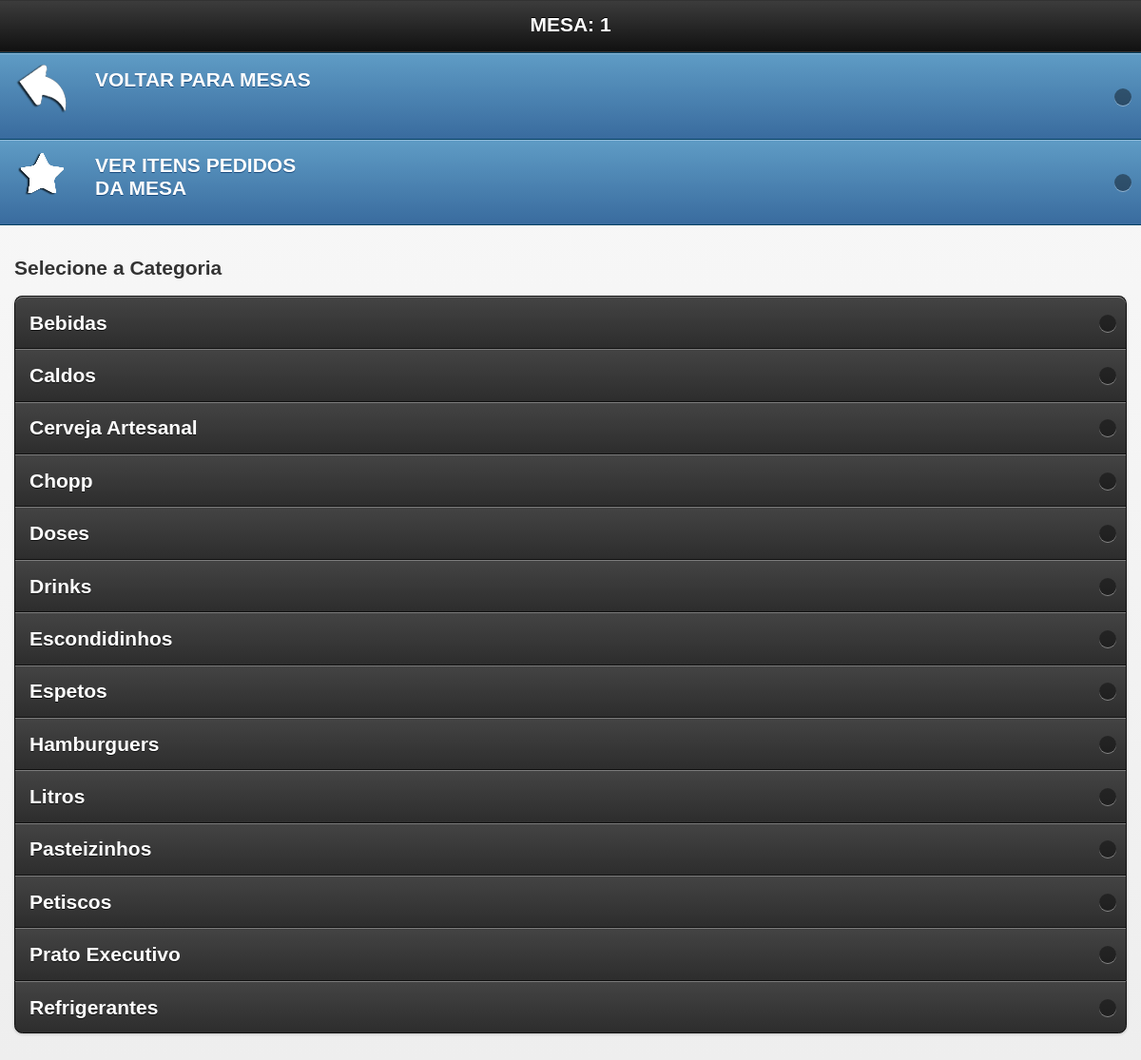
Page /mobile/inicio.php?id_mesa=1&idGarcon=7 (signed in) on the committed database.
### tables this page shows
CREATE TABLE `categoria` (
  `id_categoria` int(10) NOT NULL AUTO_INCREMENT,
  `nome` varchar(200) NOT NULL,
  PRIMARY KEY (`id_categoria`)
);

### mobile/inicio.php (the view, shortened to what this page needs)
<?php include "../config/conexao.php";
$login = $_SESSION['garcon_session'];
$g = mysql_query("SELECT * FROM garcon WHERE login='$login'");
$mostra = mysql_fetch_array($g);
	$idmesa = $_GET['id_mesa'];
?>
<!doctype html>
<html class="no-js ui-mobile-rendering" lang="pt">
<head>
      <link rel="stylesheet" href="css/jquery.mobile-1.3.1.min.css" />
      <link rel="stylesheet" href="../css/css.css"/>
</head>
<body>
<div id="categories" data-role="page" data-title="Categories">
      <div data-role="header">
            <h1>MESA: <?php echo $idmesa ?> </h1>
      </div>
  		<?php
		$idmesa = $_GET['id_mesa'];
		$idGarcon = $_GET['idGarcon'];
			if($idGarcon == ""){
			?>
<a href="javascript:confirmar('?abre=abrir&id_mesa=<?php echo $idmesa ?>&idGarcon=<?php echo $mostra['idGarcon']; ?>')"><div id="abreMesa">ABRIR MESA</div></a>
			<?php
            }else{
			?>
          <ul data-role="listview" data-theme="b">
            <li><a href="mesas.php">VOLTAR PARA MESAS<img src="1.png"/></a></li>
            <li><a href="vermesa.php?id_mesa=<?php echo $idmesa?>">VER ITENS PEDIDOS <br>DA MESA<img src="2.png"/></a></li>
            </ul>
      <div data-role="content">
            <h2>Selecione a Categoria</h2>
            <ul data-role="listview" data-inset="true" data-theme="a">
  <?php
        $sql = mysql_query("SELECT * FROM categoria ORDER BY nome ASC") or die(mysql_error);
        while($l = mysql_fetch_array($sql)){
    ?>
   <li><a href="produto.php?id_categoria=<?php echo $l['id_categoria']; ?>&id_mesa=<?php echo $idmesa ?>&idGarcon=<?php echo $mostra['idGarcon']; ?>" class="animals"><?php echo $l['nome'] ?></a></li>
                  <?php } }?>
            </ul><b style="color: #2ac8e5">
      </div>
</div>
</body>
</html>

### css/css.css (style rules this page uses)
body { margin-left: 0px;margin-top: 0px;margin-right: 0px;margin-bottom: 0px; background-color:#FFF; font-family:Verdana, Geneva, sans-serif; font-size:14px; }
h1 { font-size:18px; margin-top:0; }

### rows in the picture
categoria: nome "Bebidas"
categoria: nome "Caldos"
categoria: nome "Cerveja Artesanal"
categoria: nome "Chopp"
categoria: nome "Doses"
categoria: nome "Drinks"
categoria: nome "Escondidinhos"
categoria: nome "Espetos"
categoria: nome "Hamburguers"
categoria: nome "Litros"
categoria: nome "Pasteizinhos"
categoria: nome "Petiscos"
categoria: nome "Prato Executivo"
categoria: nome "Refrigerantes"

### other values in the picture
$idmesa "1"
